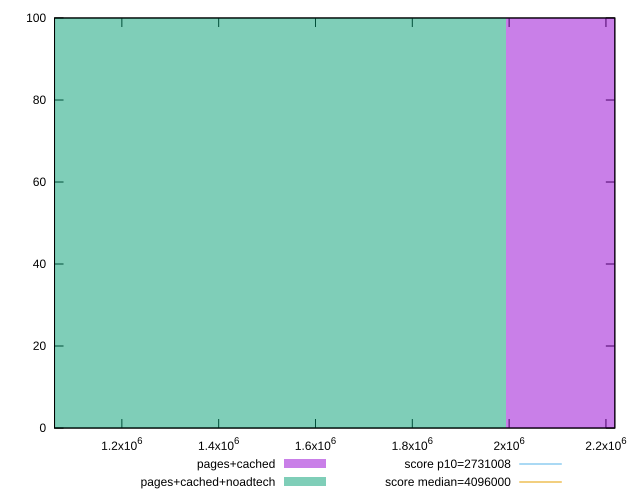

Here is the gnuplot script that generated this plot:
reset

$pagesCached <<EOF
2656866.1809241525 100
EOF

$pagesCachedNoadtech <<EOF
1328433.0904620762 100
EOF

set key outside below
set boxwidth 1328433.0904620762
set xrange [1060931:2218346]
set yrange [0:100]
set trange [0:100]
set style fill transparent solid 0.5 noborder

set parametric
set terminal svg size 640, 500 enhanced background rgb 'white'
set output "report_00019_2021-02-10T18-14-37.922Z//total-byte-weight/comparison/histogram/1_vs_2.svg"

plot $pagesCached title "pages+cached" with boxes, \
     $pagesCachedNoadtech title "pages+cached+noadtech" with boxes, \
     2731008,t title "score p10=2731008", \
     4096000,t title "score median=4096000"

reset
